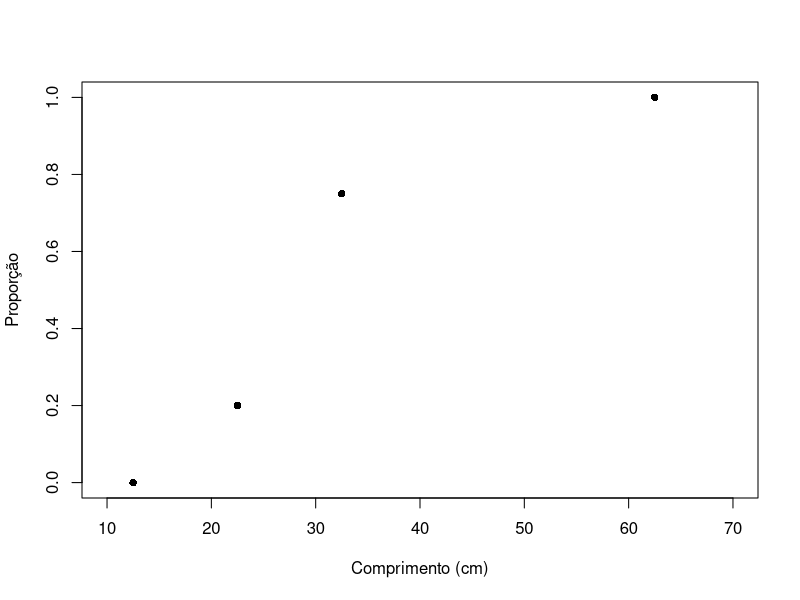

This figure's R source:
#!/usr/bin/env Rscript

# Ponto médio das classes
x <- c(12.5, 22.5, 32.5, 62.5)

# Número de fêmeas
n <- c(3, 5, 4, 5)

# Número de fêmeas maturas
y <- c(0, 1, 3, 5)

# Plot do gráfico: proporção de fêmeas maturas por comprimento
xlab="Comprimento (cm)"
ylab="Proporção"
xlim=c(10,70)
ylim=c(0,1)
plot(x, y/n, xlab=xlab, ylab=ylab, xlim=xlim, ylim=ylim, pch=16)

# Centralização dos dados do comprimento
# comprimento - média
xc <- x - mean(x)

# Tabela com os dados de interesse
galo <- cbind(xc, n, y)

# Número de fêmeas maturas(y) e imaturas(n-y)
resposta <- cbind(y, n-y)

# A análise convencional para obter os estimadores de máxima
# verossimilhança de β0 e β1 consiste em ajustar uma regressão
# logística
galo.glm <- glm(resposta~xc, family=binomial(link="logit"))
summary(galo.glm)
